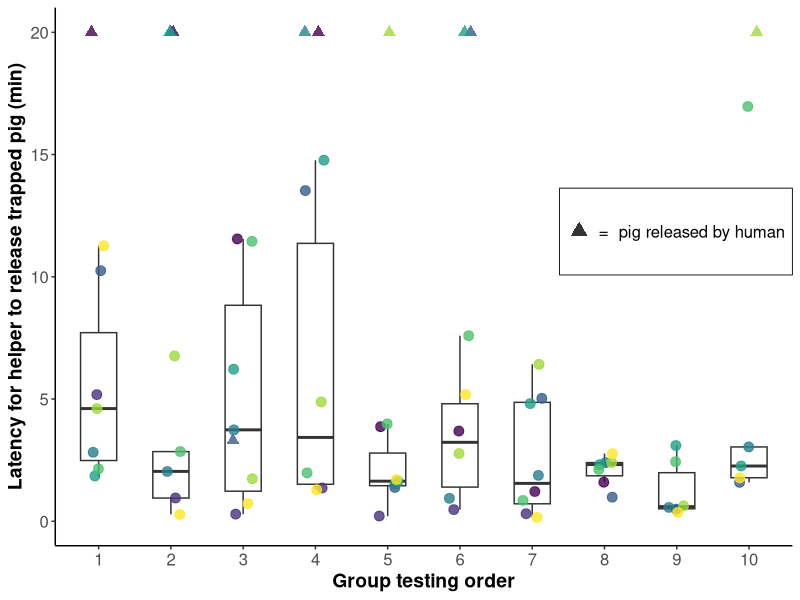

This chart was generated by the following R code:
## ---- chunk 1
library(tidyverse)     # tidy universe
library(viridis)       # color scale
## ---- chunk 2
my_theme = theme_classic() +
  theme(axis.title = element_text(face="bold", size=14),
        axis.text  = element_text(size=12, angle = 0, vjust = 0.5),
        plot.title = element_text(face="bold", size=14),
        panel.grid.major = element_blank(),
        panel.grid.minor = element_blank())
## ---- chunk 3
set.seed(1989)
## ---- chunk 4
dat <- read_csv("../data/latency-trials.csv")

str(dat)
## ---- chunk 5
table(dat$helper)
## ---- chunk 6
dat %>%
  filter(helper == "Pig") %>%
  rstatix::get_summary_stats(lat.helped.min, 
                             type = "common")
## ---- chunk 7
dat %>%
  filter(helper == "Pig") %>%
  group_by(trapped.order) %>% 
  rstatix::get_summary_stats(lat.helped.min, 
                             type = "common")
## ---- chunk 8
plot <- dat %>% 
  ggplot() + 
  geom_boxplot(data = subset(dat, helper == "Pig"),
               aes(x = as.factor(trapped.order), 
                   y = lat.helped.min),
               outlier.shape = NA, width = 0.5) + 
  geom_jitter(aes(x     = as.factor(trapped.order), 
                  y     = lat.helped.min,
                  col   = id.group,
                  shape = helper), 
              size = 3, width = 0.15, alpha = 0.8) +
  scale_shape_manual(values = c(17, 19),
                     labels = c("=  pig released by human", "")) +
  scale_color_manual(values = c(viridis(n=8)),
                     guide="none") +
  scale_y_continuous(lim = c(0, 20.01), breaks = seq(0, 20, 5)) +
  labs(x = "Group testing order",
       y = "Latency for helper to release trapped pig (min)",
       shape = "") +
  my_theme +
  guides(shape = guide_legend(override.aes = list(size  = 4,
                                                  shape = c(17, NA)))) +
  theme(legend.justification = c(1,0.6),
        legend.position = c(1,0.6),
        legend.background = element_rect(fill = NA, colour ="black",
                                         size=0.3, linetype="solid"),
        legend.text = element_text(size=12))
## ---- chunk 9
plot
## ---- chunk 10
citation("tidyverse")
citation("viridis")
## ---- chunk 11
sessionInfo()
